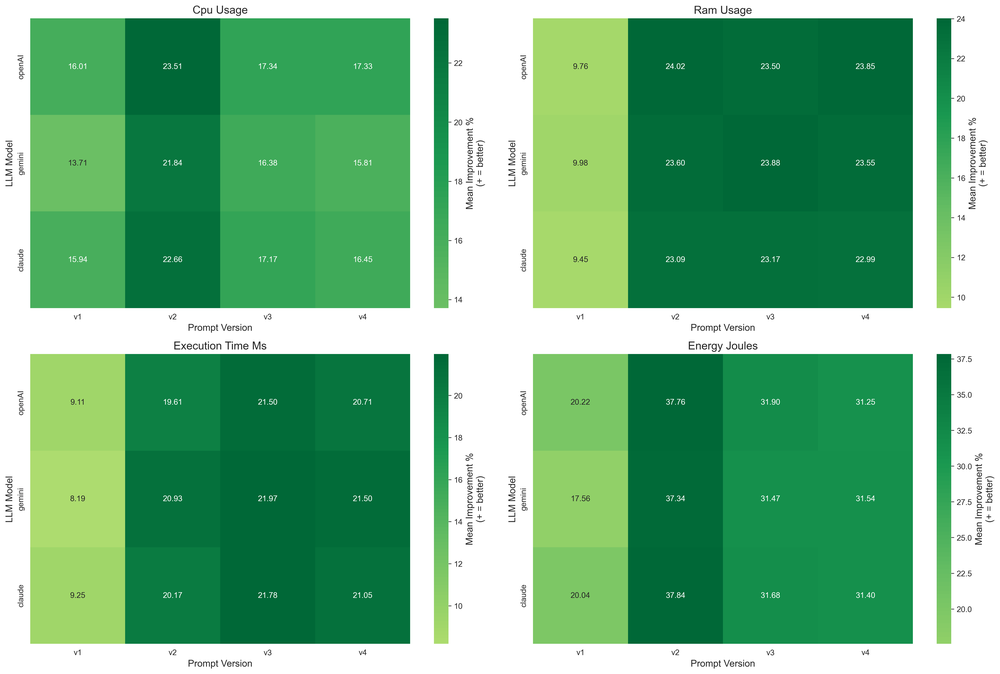
#> input picture src/metrics/energy_improvements/fig_heatmap_model_prompt.png, 1000 x 674 px, shrunk from 5291 x 3568 before the run
$ python -i execMetricStatsVisualizator.py   (imports and definitions only)
#> lines starting #> are read from the running program, lines starting #| are printed output that depends on the picture
#important!
#create plots in ./execution_stats_plots

import sys
import os
sys.path.insert(0, os.path.join(os.path.dirname(__file__), ".."))
from utility_dir import utility_paths
import matplotlib.pyplot as plt
import seaborn as sns
import numpy as np
from pathlib import Path
from typing import Dict, List
import logging

# Set style
# [2 lines not run here, left out]


class ExecMetricStatsVisualizator:
    """Visualizza le statistiche aggregate su tutto il dataset usando box plots, bar plots e scatter plots"""

    def __init__(self, output_dir: Path = None):
        self.logger = logging.getLogger(__name__)

        if output_dir is None:
            self.output_dir = utility_paths.METRICS_DIR_FILEPATH / "execution_stats_plots"
        else:
            self.output_dir = output_dir

        self.output_dir.mkdir(parents=True, exist_ok=True)

        self.metrics = ["CPU_usage", "RAM_usage", "execution_time_ms", "pass_rate", "energy_joules"]
        self.metric_labels = {
            "CPU_usage": "CPU Usage (%)",
            "RAM_usage": "RAM Usage (KB)",
            "execution_time_ms": "Execution Time (ms)",
            "pass_rate": "Pass Rate (%)",
            "energy_joules": "Energy Consumption (J)"
        }

        # Color schemes
        self.model_colors = {
            "base": "#2ecc71",
            "openai": "#3498db",
            "claude": "#9b59b6",
            "gemini": "#e74c3c"
        }

        # Blues gradient for prompt versions (v1=light, v4=dark)
        self.prompt_colors = {
            'v1': '#deebf7',  # Light blue
            'v2': '#9ecae1',  # Medium-light blue
            'v3': '#3182bd',  # Medium-dark blue
            'v4': '#08519c'   # Dark blue
        }

    # [1087 lines left out: functions _remove_outliers_for_ylim, visualize_objective_1, _create_bar_plot_objective_1, visualize_objective_2, _create_scatter_comparison_languages, visualize_objective_3 and 5 more, not called in this run]


# [4 lines not run here, left out]

>>> import cv2
>>> picture = cv2.imread('energy_improvements/fig_heatmap_model_prompt.png', cv2.IMREAD_GRAYSCALE)
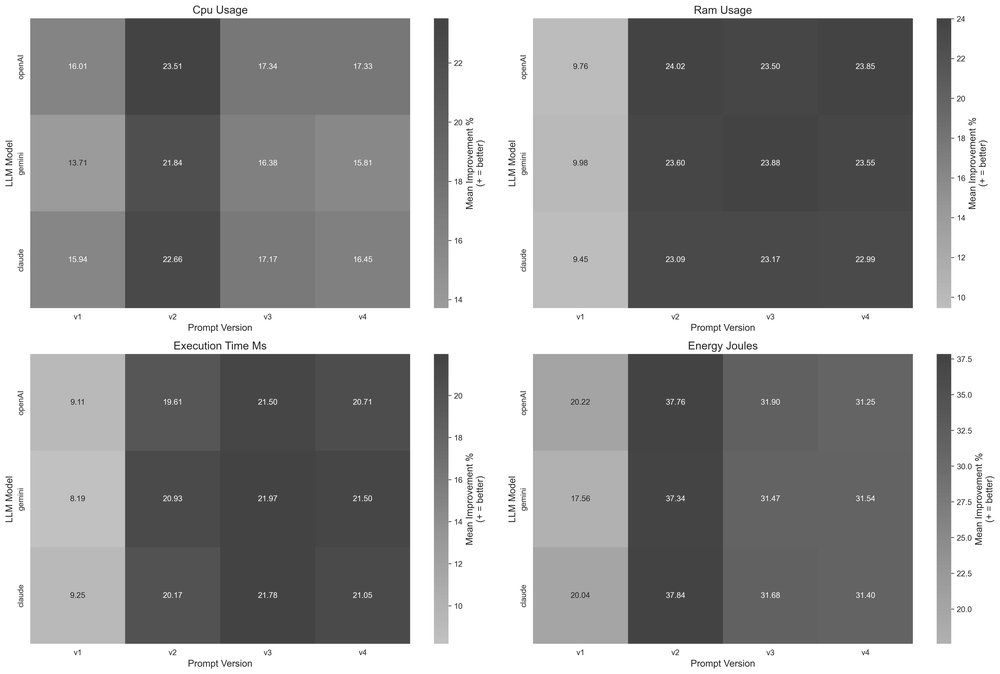
#> picture: shape (674, 1000); min 0, max 255, mean 153.5
#> (the run stopped early here; a loop or call above may not have finished)
